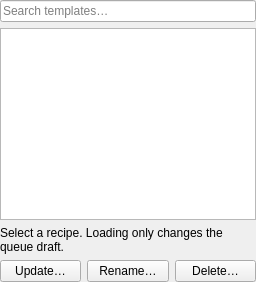
<?xml version="1.0" encoding="UTF-8"?>
<ui version="4.0">
 <class>QueueTemplateLibrary</class>
 <widget class="QWidget" name="queueTemplateLibrary">
  <layout class="QVBoxLayout" name="templateLibraryLayout">
   <property name="leftMargin"><number>0</number></property>
   <property name="topMargin"><number>0</number></property>
   <property name="rightMargin"><number>0</number></property>
   <property name="bottomMargin"><number>0</number></property>
   <item><widget class="QLineEdit" name="templateSearchEdit">
    <property name="placeholderText"><string>Search templates…</string></property>
    <property name="accessibleName"><string>Search queue templates</string></property>
    <property name="clearButtonEnabled"><bool>true</bool></property>
   </widget></item>
   <item><widget class="QListWidget" name="templateList">
    <property name="maximumHeight"><number>140</number></property>
    <property name="horizontalScrollBarPolicy"><enum>Qt::ScrollBarAlwaysOff</enum></property>
    <property name="textElideMode"><enum>Qt::ElideRight</enum></property>
    <property name="accessibleName"><string>Saved queue templates</string></property>
   </widget></item>
   <item><widget class="QLabel" name="templateSummaryLabel">
    <property name="sizePolicy"><sizepolicy hsizetype="Ignored" vsizetype="Preferred"><horstretch>0</horstretch><verstretch>0</verstretch></sizepolicy></property>
    <property name="wordWrap"><bool>true</bool></property>
    <property name="textFormat"><enum>Qt::PlainText</enum></property>
    <property name="text"><string>Select a recipe. Loading only changes the queue draft.</string></property>
    <property name="accessibleName"><string>Selected template summary and dependencies</string></property>
   </widget></item>
   <item><layout class="QHBoxLayout" name="templateManageLayout">
    <item><widget class="QPushButton" name="templateUpdateButton"><property name="text"><string>Update…</string></property><property name="toolTip"><string>Explicitly replace the selected saved recipe with the current draft.</string></property></widget></item>
    <item><widget class="QPushButton" name="templateRenameButton"><property name="text"><string>Rename…</string></property></widget></item>
    <item><widget class="QPushButton" name="templateDeleteButton"><property name="text"><string>Delete…</string></property><property name="toolTip"><string>Delete only the selected template, not queues or outputs.</string></property></widget></item>
   </layout></item>
  </layout>
 </widget>
 <resources/>
 <connections/>
</ui>
